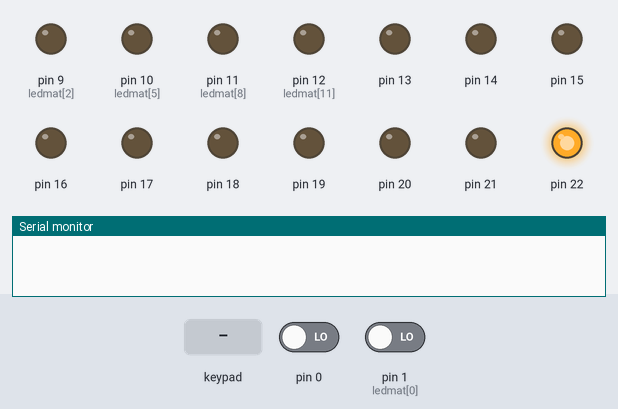
Simulated run of this sketch. Board: Arduino Leonardo, built with avr-gcc and run on an emulated ATmega32U4. On the bench: output pins drawn as LEDs (lit = HIGH), the last lines printed to the serial monitor. Wiring (inferred from the names in the program): 4×3 keypad with keys 1 2 3 4 5 6 7 8 9 * 0 # (labels assumed): rows pin 2, pin 3, pin 4, pin 5; columns pin 6, pin 7, pin 8. The test bench sets the inputs (shaded band); at power-on: pin 1 (ledmat[0]) LOW, pin 0 LOW. USB keyboard and mouse output is not drawn; pins used as bus, display or sensor lines are not drawn.

Above: at 1.2 s.
1.3 s: keypad keys 1 2 pressed 0.4 s apart
At 1.41 s:
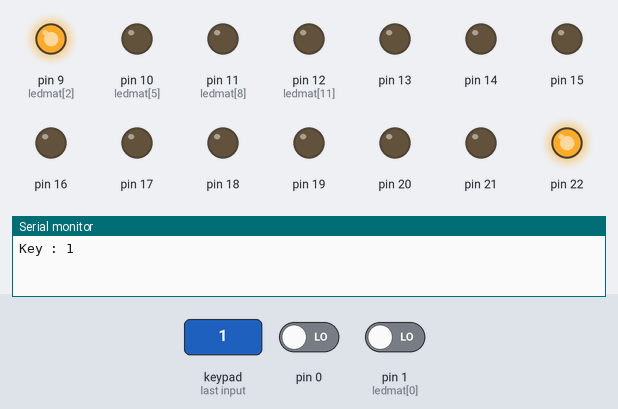
3.6 s: pin 1 (ledmat[0]) driven HIGH
At 4.8 s:
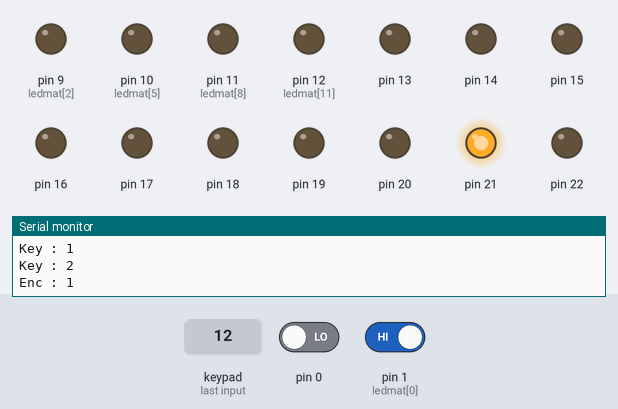
5.1 s: key '3' pressed
At 5.21 s:
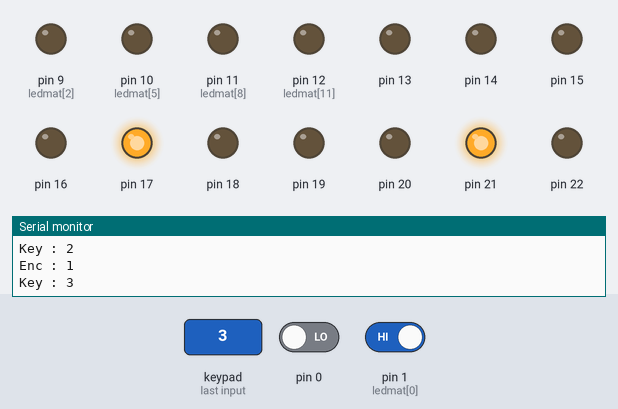
6.8 s: key '4' pressed
At 6.92 s:
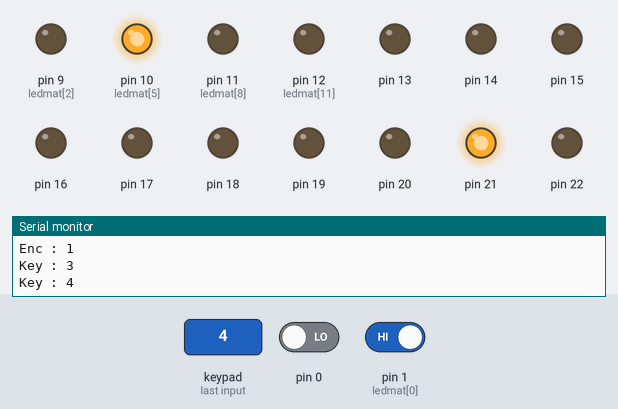
8.5 s: keypad keys 1 2 # pressed 0.4 s apart
At 9.43 s:
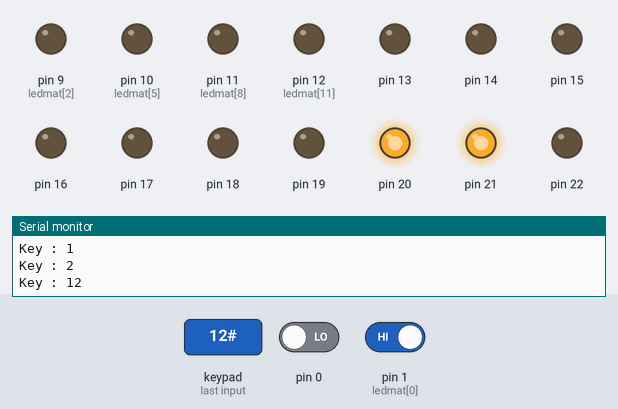
11.5 s: key '5' pressed
At 11.62 s:
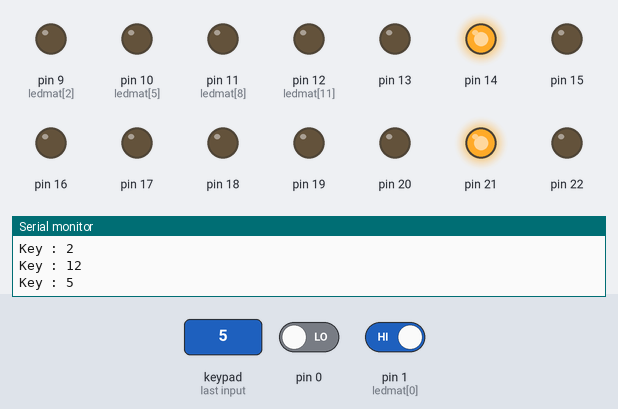
Timing chart, 0 to 14.2 s (numbered marks = the images above; inputs shaded):
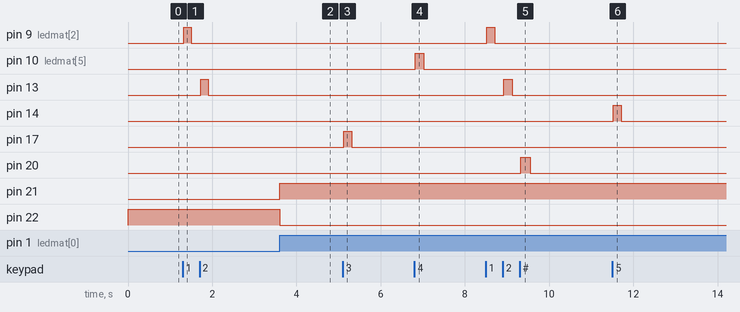

Measured:
- after the input at 1.3 s, pin 9 (ledmat[2]): LOW → HIGH at once, → LOW 0.18 s later; pin 13: LOW → HIGH after 0.42 s, → LOW 0.18 s later
- after the input at 3.6 s, pin 21: LOW → HIGH at once; pin 22: HIGH → LOW at once
- after the input at 5.1 s, pin 17: LOW → HIGH at once, → LOW 0.19 s later
- after the input at 6.8 s, pin 10 (ledmat[5]): LOW → HIGH at once, → LOW 0.20 s later
- after the input at 8.5 s, pin 9 (ledmat[2]): LOW → HIGH at once, → LOW 0.18 s later; pin 13: LOW → HIGH after 0.42 s, → LOW 0.20 s later; pin 20: LOW → HIGH after 0.82 s, → LOW 0.22 s later
- after the input at 11.5 s, pin 14: LOW → HIGH at once, → LOW 0.19 s later

The sketch:

Minecraft_Delluna.ino
```cpp
#include <Keyboard.h>
#include <Mouse.h>

int enc=0;
char estat=0;
char testat=0;
char key=0;
char tkey=0;
char mode=0;
unsigned char kchat=254;
char ledmat[12]={1,5,9,2,6,10,3,7,11,4,8,12};

char keypad()
{
  char i,j,res=0,k=0;
  for(i=2;i<=5;i++)
  {
    digitalWrite(i,LOW);
    for(j=6;j<=8;j++)
    {
      k++;
      if(!digitalRead(j))
        res=k;
    }
    digitalWrite(i,HIGH);
  }
  return res;
}
void setup() {
  Serial.begin(9600);

  pinMode(0,INPUT);
  pinMode(1,INPUT);
  char i;
  for(i=2;i<=5;i++)
  {
    pinMode(i,OUTPUT);
    digitalWrite(i,HIGH);
  }
  for(i=6;i<=8;i++) pinMode(i,INPUT);
  for(i=9;i<=22;i++)
  {
    pinMode(i,OUTPUT);
    digitalWrite(i,LOW);
  }
  pinMode(23,INPUT);
  testat=digitalRead(1);

  digitalWrite(22,HIGH);
  Keyboard.begin();
  Mouse.begin();
}

void loop() {
  // enc
  estat=digitalRead(1);
  if(estat!=testat)
  {
    if(digitalRead(0)!=estat)
    {
      enc++;
      mode=1;
      digitalWrite(21,HIGH);
      digitalWrite(22,LOW);
    }
    else
    {
      enc--;
      mode=0;
      digitalWrite(22,HIGH);
      digitalWrite(21,LOW);
    }
    Serial.print("Enc : ");
    Serial.println(enc);
  }
  testat=estat;

  // button
  if(!kchat) key=keypad();
  if(key!=tkey)
  {
    if(key)
    {
      Serial.print("Key : ");
      Serial.println((int)key);
      digitalWrite(ledmat[key-1]+8,HIGH);

      if(mode==0)
      {
        if(key!=3 && key!=0)
        {
          Keyboard.press('/');
          Keyboard.releaseAll();
          delay(150);
        }

        switch(key){
          case 1: Keyboard.println("c");
                  break;
          case 2: Keyboard.println("dc");
                  break;
          case 3: Keyboard.press('t');
                  Keyboard.releaseAll();
                  delay(150);
                  Keyboard.println("cotal");
                  break;
          case 4: Keyboard.print("w ");
                  break;
          case 5: Keyboard.print("r ");
                  break;
          case 6: Keyboard.println("jukebox");
                  break;
          case 7: Keyboard.println("event");
                  break;
          case 8: Keyboard.println("fish bag");
                  break;
          case 9: Keyboard.println("fishshop");
                  break;
          case 10: Keyboard.println("vote");
                  break;
          case 11: Keyboard.println("map");
                  break;
          case 12: Keyboard.println("gift");
                  break;
        }

      }
      else if(mode==1)
      {
        switch(key)
        {
          case 1: Keyboard.press('/');
                  Keyboard.releaseAll();
                  delay(150);
                  Keyboard.println("c");
                  break;
          case 2: Keyboard.press('t');
                  Keyboard.releaseAll();
                  delay(150);
                  Keyboard.println("dkssudgktpdy!");
                  break;
          case 3: Keyboard.press('t');
                  Keyboard.releaseAll();
                  delay(150);
                  Keyboard.println("cotal");
                  break;
          case 4: Keyboard.press('t');
                  Keyboard.releaseAll();
                  delay(150);
                  Keyboard.println("djtjdhtpdy!");
                  break;
          case 5: Keyboard.press('t');
                  Keyboard.releaseAll();
                  delay(150);
                  Keyboard.println("gjrjr...");
                  break;
          case 6: Keyboard.print("t");
                   Keyboard.releaseAll();
                   delay(200);
                  Keyboard.println("tkffuwntpdy!");
                  break;
          case 7: Keyboard.press('t');
                  Keyboard.releaseAll();
                  delay(150);
                  Keyboard.println("rhakdnjdy!");
                  break;
          case 8: Keyboard.press('t');
                  Keyboard.releaseAll();
                  delay(150);
                  Keyboard.println("aldksgody");
                  break;
          case 9: Keyboard.press('t');
                  Keyboard.releaseAll();
                  delay(150);
                  Keyboard.println("rhoscksgdkdy?");
                  break;
          case 10: Keyboard.print("t");
                   Keyboard.releaseAll();
                   delay(200);
                   Keyboard.println(" tjsanf~");
                  break;
          case 11: Keyboard.press('t');
                  Keyboard.releaseAll();
                  delay(150);
                  Keyboard.println("skan tkqslek~~");
                  break;
          case 12: Keyboard.press('t');
                  Keyboard.releaseAll();
                  delay(150);
                  Keyboard.println("anssla... wnantuTskdy??");
                  break;
        }
      }

    }
    kchat=254;
    if(!key) digitalWrite(ledmat[tkey-1]+8,LOW);
    tkey=key;
  }
  if(kchat && keypad()!=key) kchat--;
}
```
